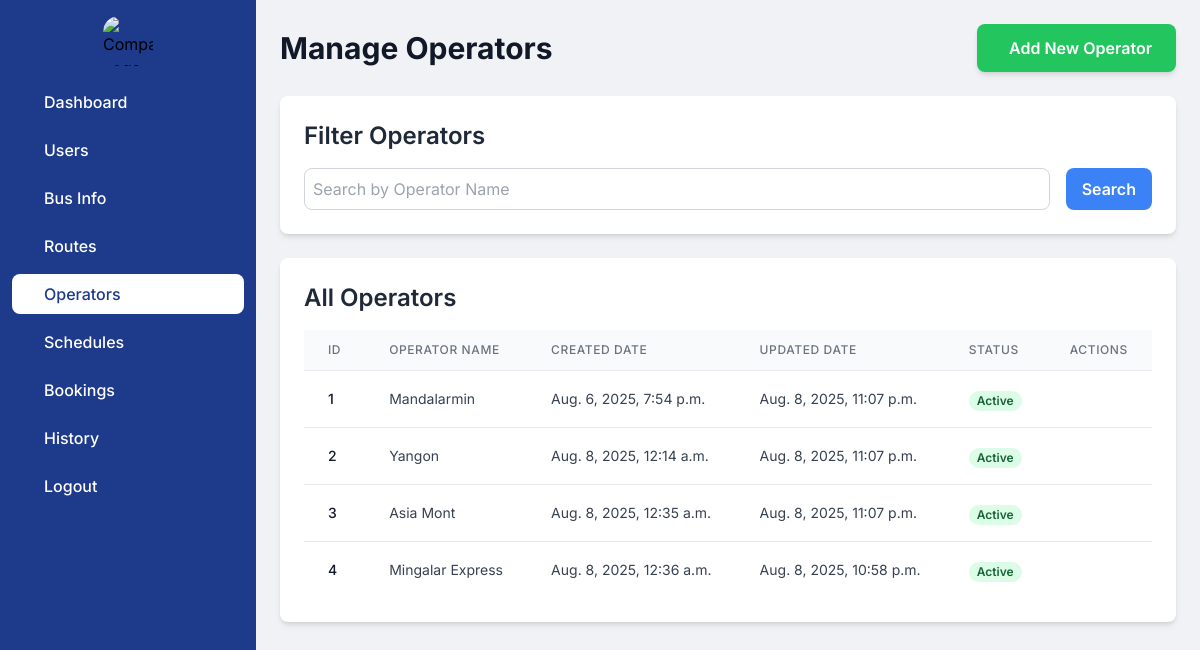
Screenshot of /admindashboard/operator_home/ with the database file from the repository.
### myapp/models.py (models this page shows, shortened)
class Operator(models.Model):
    operator_name = models.CharField(max_length=50,default='')
    del_flag = models.IntegerField(default=0)
    created_date = models.DateTimeField(auto_now_add=True)
    updated_date = models.DateTimeField(auto_now=True)

### myapp/views.py (the view)
# urls.py: path('admindashboard/operator_home/',views.operator_home,name='operator_home'),
def operator_home(request):
    search_query = request.GET.get('search', '')
    operators = Operator.objects.all()
    if search_query:
        operators = operators.filter(Q(operator_name__icontains=search_query))
    context = {
        'operators': operators,
        'search_query': search_query,
    }
    return render(request, 'admin/operator_home.html', context)

### myapp/context_processors.py (called while the page is built)
def route_choices(request):
    origins = Route.objects.values_list('origin', flat=True).distinct()
    destinations = Route.objects.values_list('destination', flat=True).distinct()
    return {
        'origins': origins,
        'destinations': destinations
    }

### templates/admin/operator_home.html (shortened to what this page needs)
<!DOCTYPE html>
<html lang="en">
<head>
    <script src="https://cdn.tailwindcss.com"></script>
</head>
<body class="flex flex-col md:flex-row h-screen">
    <aside id="logo-sidebar"
           class="fixed inset-y-0 left-0 z-40 w-64 h-full transition-transform duration-300 transform -translate-x-full md:translate-x-0 bg-blue-900"
           aria-label="Sidebar">
        <div class="h-full px-3 py-4 overflow-y-auto">
            <div class="flex justify-center items-center mb-4">
                <img src="https://i.pinimg.com/originals/e2/1c/b5/e21cb58cda4ccf597b05d2048b483c0d.jpg" class="rounded-2xl"
                     alt="Company Logo" style="height:50px;width:50px;">
            </div>
            <ul class="space-y-2 font-medium">
                <li><a href="{% url 'admin_dashboard' %}" class="flex items-center p-2 text-white rounded-lg hover:bg-white group hover:text-blue-900"><span class="ms-3">Dashboard</span></a></li>
                <li><a href="{% url 'user_home' %}" class="flex items-center p-2 text-white rounded-lg hover:bg-white group hover:text-blue-900"><span class="ms-3">Users</span></a></li>
                <li><a href="{% url 'bus_home' %}" class="flex items-center p-2 text-white rounded-lg hover:bg-white group hover:text-blue-900"><span class="flex-1 ms-3 whitespace-nowrap">Bus Info</span></a></li>
                <li><a href="{% url 'route_home' %}" class="flex items-center p-2 text-white rounded-lg hover:bg-white group hover:text-blue-900"><span class="flex-1 ms-3 whitespace-nowrap">Routes</span></a></li>
                <li><a href="{% url 'operator_home' %}" class="flex items-center p-2 bg-white rounded-lg text-blue-900"><span class="flex-1 ms-3 whitespace-nowrap">Operators</span></a></li>
                <li><a href="{% url 'schedule_home' %}" class="flex items-center p-2 text-white rounded-lg hover:bg-white group hover:text-blue-900"><span class="flex-1 ms-3 whitespace-nowrap">Schedules</span></a></li>
                <li><a href="#" class="flex items-center p-2 text-white rounded-lg hover:bg-white group hover:text-blue-900"><span class="flex-1 ms-3 whitespace-nowrap">Bookings</span></a></li>
                <li><a href="#" class="flex items-center p-2 text-white rounded-lg hover:bg-white group hover:text-blue-900"><span class="flex-1 ms-3 whitespace-nowrap">History</span></a></li>
                <li><a href="/logout" class="flex items-center p-2 text-white rounded-lg hover:bg-white group hover:text-blue-900"><span class="flex-1 ms-3 whitespace-nowrap">Logout</span></a></li>
            </ul>
        </div>
    </aside>
    <div class="flex-grow p-4 md:p-6 overflow-y-auto md:ml-64">
        <div class="flex flex-col md:flex-row md:items-center md:justify-between mb-6">
            <h1 class="text-2xl md:text-3xl font-bold text-gray-900 mb-4 md:mb-0">Manage Operators</h1>
            <a href="{% url 'operator_add' %}"
               class="px-4 py-2 md:px-6 md:py-3 bg-green-500 text-white rounded-lg font-semibold text-center hover:bg-green-600 transition-colors duration-200 shadow-md flex items-center justify-center w-full md:w-auto">
                 Add New Operator
            </a>
        </div>
        <div class="bg-white rounded-lg shadow-md p-4 md:p-6 mb-6">
            <h2 class="text-xl md:text-2xl font-semibold text-gray-800 mb-4">Filter Operators</h2>
            <form action="{% url 'operator_home' %}" method="get" class="flex flex-col md:flex-row gap-4">
                <input type="text" name="search" placeholder="Search by Operator Name"
                       class="flex-grow p-2 border border-gray-300 rounded-lg focus:outline-none focus:ring-2 focus:ring-blue-500"
                       value="{{ search_query }}">
                <button type="submit"
                        class="px-4 py-2 bg-blue-500 text-white rounded-lg font-semibold hover:bg-blue-600 transition-colors duration-200 w-full md:w-auto">
                    Search
                </button>
            </form>
        </div>
        <div class="bg-white rounded-lg shadow-md p-4 md:p-6 mb-6">
            <h2 class="text-xl md:text-2xl font-semibold text-gray-800 mb-4">All Operators</h2>
            <div class="overflow-x-auto">
                <table class="min-w-full divide-y divide-gray-200">
                    <thead class="bg-gray-50">
                        <tr>
                            <th scope="col" class="px-3 md:px-6 py-3 text-left text-xs font-medium text-gray-500 uppercase tracking-wider">ID</th>
                            <th scope="col" class="px-3 md:px-6 py-3 text-left text-xs font-medium text-gray-500 uppercase tracking-wider">Operator Name</th>
                            <th scope="col" class="px-3 md:px-6 py-3 text-left text-xs font-medium text-gray-500 uppercase tracking-wider">Created Date</th>
                            <th scope="col" class="px-3 md:px-6 py-3 text-left text-xs font-medium text-gray-500 uppercase tracking-wider">Updated Date</th>
                            <th scope="col" class="px-3 md:px-6 py-3 text-left text-xs font-medium text-gray-500 uppercase tracking-wider">Status</th>
                            <th scope="col" class="px-3 md:px-6 py-3 text-left text-xs font-medium text-gray-500 uppercase tracking-wider">Actions</th>
                        </tr>
                    </thead>
                    <tbody class="bg-white divide-y divide-gray-200">
                        {% if operators %}
                            {% for operator in operators %}
                            <tr>
                                <td class="px-3 md:px-6 py-4 whitespace-nowrap text-sm font-medium text-gray-900">{{ operator.id }}</td>
                                <td class="px-3 md:px-6 py-4 whitespace-nowrap text-sm text-gray-700">{{ operator.operator_name }}</td>
                                <td class="px-3 md:px-6 py-4 whitespace-nowrap text-sm text-gray-700">{{ operator.created_date }}</td>
                                <td class="px-3 md:px-6 py-4 whitespace-nowrap text-sm text-gray-700">{{ operator.updated_date }}</td>
                                <td class="px-3 md:px-6 py-4 whitespace-nowrap">
                                    <span class="px-2 inline-flex text-xs leading-5 font-semibold rounded-full {% if operator.del_flag == 0 %}bg-green-100 text-green-800{% else %}bg-red-100 text-red-800{% endif %}">
                                        {% if operator.del_flag == 0 %}Active{% else %}Inactive{% endif %}
                                    </span>
                                </td>
                                <td class="px-3 md:px-6 py-4 whitespace-nowrap text-left text-sm font-medium">
                                </td>
                            </tr>
                            {% endfor %}
                        {% else %}
                            <tr><td colspan="6" class="px-3 md:px-6 py-4 text-center text-gray-500">No operators found.</td></tr>
                        {% endif %}
                    </tbody>
                </table>
            </div>
        </div>
    </div>
</body>
</html>

### templates/admin/operator_home.html (style rules this page uses)
body { font-family: 'Inter', sans-serif; background-color: #f0f2f5; }

### rows the page displays
Operator: id "1", operator_name "Mandalarmin", created_date "Aug. 6, 2025, 7:54 p.m.", updated_date "Aug. 8, 2025, 11:07 p.m.", del_flag "Active"
Operator: id "2", operator_name "Yangon", created_date "Aug. 8, 2025, 12:14 a.m.", updated_date "Aug. 8, 2025, 11:07 p.m.", del_flag "Active"
Operator: id "3", operator_name "Asia Mont", created_date "Aug. 8, 2025, 12:35 a.m.", updated_date "Aug. 8, 2025, 11:07 p.m.", del_flag "Active"
Operator: id "4", operator_name "Mingalar Express", created_date "Aug. 8, 2025, 12:36 a.m.", updated_date "Aug. 8, 2025, 10:58 p.m.", del_flag "Active"
